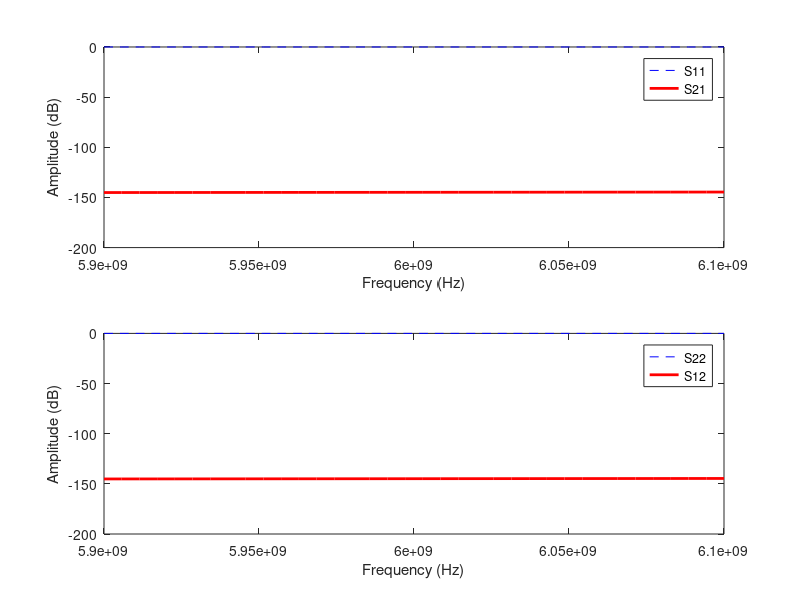

The MATLAB source for this figure:
% Matlab script for viewing S-parameter results
% Generated with InductEx v.7.1.30 (8.0 beta) on 2025/10/19
S11=[-1.35006E-14,-1.25363E-14,-1.25363E-14,-1.44649E-14,-1.25363E-14,-1.35006E-14,-1.44649E-14,-1.44649E-14, ...
-1.44649E-14,-1.25363E-14,-1.44649E-14,-1.44649E-14,-1.35006E-14,-1.44649E-14,-1.44649E-14,-1.35006E-14, ...
-1.44649E-14,-1.54292E-14,-1.54292E-14,-1.35006E-14,-1.54292E-14,-1.54292E-14,-1.44649E-14,-1.54292E-14, ...
-1.54292E-14,-1.35006E-14,-1.44649E-14,-1.44649E-14,-1.44649E-14,-1.54292E-14,-1.63936E-14,-1.54292E-14, ...
-1.63936E-14,-1.44649E-14,-1.44649E-14,-1.54292E-14];

S12=[-145.117,-145.103,-145.089,-145.076,-145.062,-145.048,-145.034,-145.02,-145.006,-144.992,-144.978,-144.964, ...
-144.95,-144.936,-144.922,-144.908,-144.894,-144.88,-144.866,-144.851,-144.837,-144.823,-144.808,-144.794, ...
-144.78,-144.765,-144.751,-144.736,-144.722,-144.707,-144.692,-144.678,-144.663,-144.648,-144.634,-144.619 ...
];

S21=[-145.117,-145.103,-145.089,-145.075,-145.062,-145.048,-145.034,-145.02,-145.006,-144.992,-144.978,-144.964, ...
-144.95,-144.936,-144.922,-144.908,-144.894,-144.88,-144.865,-144.851,-144.837,-144.823,-144.808,-144.794, ...
-144.779,-144.765,-144.751,-144.736,-144.721,-144.707,-144.692,-144.678,-144.663,-144.648,-144.634,-144.619 ...
];

S22=[-1.25363E-14,-1.25363E-14,-1.25363E-14,-1.35006E-14,-1.25363E-14,-1.44649E-14,-1.44649E-14,-1.44649E-14, ...
-1.44649E-14,-1.35006E-14,-1.44649E-14,-1.44649E-14,-1.35006E-14,-1.44649E-14,-1.44649E-14,-1.35006E-14, ...
-1.44649E-14,-1.44649E-14,-1.44649E-14,-1.35006E-14,-1.54292E-14,-1.54292E-14,-1.35006E-14,-1.54292E-14, ...
-1.54292E-14,-1.44649E-14,-1.44649E-14,-1.44649E-14,-1.44649E-14,-1.54292E-14,-1.54292E-14,-1.54292E-14, ...
-1.54292E-14,-1.44649E-14,-1.44649E-14,-1.44649E-14];

freq=[5.9E9,5.90571E9,5.91143E9,5.91714E9,5.92286E9,5.92857E9,5.93429E9,5.94E9,5.94571E9,5.95143E9,5.95714E9, ...
5.96286E9,5.96857E9,5.97429E9,5.98E9,5.98571E9,5.99143E9,5.99714E9,6.00286E9,6.00857E9,6.01429E9,6.02E9, ...
6.02571E9,6.03143E9,6.03714E9,6.04286E9,6.04857E9,6.05429E9,6.06E9,6.06571E9,6.07143E9,6.07714E9,6.08286E9, ...
6.08857E9,6.09429E9,6.1E9];

figure(1);
subplot(2,1,1);
plot(freq,S11,'b--',freq,S21,'r-','LineWidth',2);
legend('S11','S21');
xlabel('Frequency (Hz)');
ylabel('Amplitude (dB)');

figure(1);
subplot(2,1,2);
plot(freq,S22,'b--',freq,S12,'r-','LineWidth',2);
legend('S22','S12');
xlabel('Frequency (Hz)');
ylabel('Amplitude (dB)');
